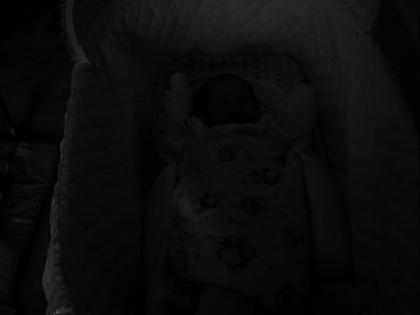
%> input picture MMBEBHE/test1.jpg, 420 x 315 px, shrunk from 663 x 497 before the run, given in place of WhatsApp Image 2022-02-06 at 11.59.51 AM (1).jpeg, which was not available
$ octave DSIHE_Gamma_fusion_new.m   (GNU Octave 9; MATLAB toolbox functions it lacks are replaced by stand-ins)
%> lines starting %> are read from the running program, lines starting %| are printed output that depends on the picture; pictures that were not available may be replaced by others from this repository, and a replacement may not be noted
### Parameters/MeanSquareError.m
function MSE = MeanSquareError(origImg, distImg)
origImg = double(origImg);
distImg = double(distImg);
[M N] = size(origImg);
error = origImg - distImg;
MSE = sum(sum(error .* error)) / (M * N);

### Parameters/PeakSignaltoNoiseRatio.m
function PSNR = PeakSignaltoNoiseRatio(origImg, distImg)
origImg = double(origImg);
distImg = double(distImg);
[M N] = size(origImg);
error = origImg - distImg;
MSE = sum(sum(error .* error)) / (M * N);
if(MSE > 0)
    PSNR = 10*log(255*255/MSE) / log(10);
else
    PSNR = 99;
end

### Parameters/NormalizedCrossCorrelation.m
function NK = NormalizedCrossCorrelation(origImg, distImg)
origImg = double(origImg);
distImg = double(distImg);
NK = sum(sum(origImg .* distImg)) / sum(sum(origImg .* origImg));

### Parameters/AverageDifference.m
function AD = AverageDifference(origImg, distImg)
origImg = double(origImg);
distImg = double(distImg);
[M N] = size(origImg);
error = origImg - distImg;
AD = sum(sum(error)) / (M * N);

### Parameters/StructuralContent.m
function SC = StructuralContent(origImg, distImg)
origImg = double(origImg);
distImg = double(distImg);
SC = sum(sum(origImg .* origImg)) / sum(sum(distImg .* distImg));

### Parameters/MaximumDifference.m
function MD = MaximumDifference(origImg, distImg)
origImg = double(origImg);
distImg = double(distImg);
error = origImg - distImg;
MD = max(max(error));

### Parameters/NormalizedAbsoluteError.m
function NAE = NormalizedAbsoluteError(origImg, distImg)
origImg = double(origImg);
distImg = double(distImg);
error = origImg - distImg;
NAE = sum(sum(abs(error))) / sum(sum(origImg));

### Parameters/DSIHE_Gamma_fusion_new.m
%% Obtain the original image
I = imread("D:\Image Processsing\Matlab Program\Pictures\WhatsApp Image 2022-02-06 at 11.59.51 AM (1).jpeg");
%> I is the input picture: size 315x420x3 uint8; min 0, max 85, mean 11

%% Get histogram of the original image
figure(1)
subplot(2,2,1)
imshow(I);
title('ORIGINAL IMAGE')

%% DSIHE
%% Obtain the original image
[X, Y] = size(I);
%> X = 315; Y = 1260
%% Get histogram of the original image
[H, ~] = imhist(I);
%> H = 256 values, max 32010 at index 8, min 0 at index 54, mean 1550.4
%% Calculate median of the histogram.
[value, lm] = min (abs(H-(X*Y/2)));
%> value = 166440; lm = 8
%% Divide the histogram on the basis of the median in two parts.
H1 = H(1:lm);
%> H1 = [3636; 15933; 13614; 17646; 23787; 20298; 24528; 32010]
H2 = H(lm+1:256);
%> H2 = 248 values, max 31863 at index 3, min 0 at index 46, mean 989.7
%% Equalize each part independently
H1 = H1/sum(H1);
%> H1 = [0.024; 0.105; 0.0899; 0.117; 0.157; 0.134; 0.162; 0.211]
H2 = H2/sum(H2);
%> H2 = 248 values, max 0.13 at index 3, min 0 at index 46, mean 0.00403
%% Combine both sub-images for the processed image
C1 = cumsum(H1);
%> C1 = [0.024; 0.129; 0.219; 0.336; 0.493; 0.627; 0.789; 1]
C2 = cumsum(H2);
%> C2 = 248 values from 0.109 to 1
C1n = uint8(lm * C1);
%> C1n = [0; 1; 2; 3; 4; 5; 6; 8]
C2n = uint8(lm+1 + (255-lm+1)*C2);
%> C2n = 248 values from 36 to 255
img_sum2 = [C1n; C2n];
%> img_sum2 = 256 values from 0 to 255
%% output image of DSIHE
figure(1)
subplot(2,2,2)
imshow(intlut(I,img_sum2));
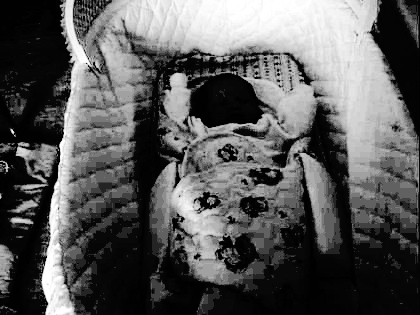
%> displayed picture: size 315x420x3, on the screen's scale of 0 to 255; min 0, max 255, mean 89.6
title("DSIHE IMG")
subplot(3,3,8)
imhist(intlut(I,img_sum2));

%%GAMMA CORRECTION
image=double(I);
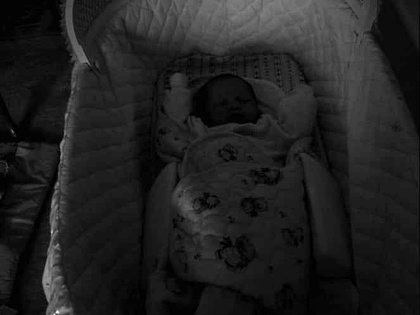
%> image: size 315x420x3 double; min 0, max 85, mean 11; mean of the top-left, top-right, bottom-left and bottom-right quarters 11, 16, 9.3, 7.6; drawn with min black and max white
[r,c]=size(image);
%> r = 315; c = 1260
gamma_c= 1;
out= abs((1*image).^gamma_c);
maxr=max(out(:));
%> maxr = 85
minc=min(out(:));
%> minc = 0
for i=1:r;
  for j=1:c;
    out(i,j)= (255*out(i,j))/ (maxr-minc);

  end
end

%% OUTPUT OF GAMMA CORRECTION
result1= uint8(out);
figure(1)
subplot(2,2,3)
imshow(result1)
title('Gammaa')

%% FUSION
figure(1)
z=intlut(I,img_sum2)+result1;
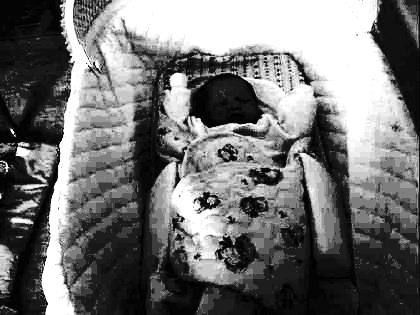
%> z: size 315x420x3 uint8; min 0, max 255, mean 114.4
subplot(2,2,4)
imshow(z)
title('fusion')


%Read Original & Distorted Images
origImg = imread("D:\Image Processsing\Matlab Program\Pictures\WhatsApp Image 2022-02-06 at 11.59.51 AM (1).jpeg");
distImg = intlut(I,img_sum2)+result1;
%If the input image is rgb, convert it to gray image
noOfDim = ndims(origImg);
%> noOfDim = 3
if(noOfDim == 3)
    origImg = rgb2gray(origImg);
end
noOfDim = ndims(distImg);
if(noOfDim == 3)
    distImg = rgb2gray(distImg);
end
%Size Validation
origSiz = size(origImg);
%> origSiz = [315 420]
distSiz = size(distImg);
%> distSiz = [315 420]
sizErr = isequal(origSiz, distSiz);
%> sizErr = true
if(sizErr == 0)
    disp('Error: Original Image & Distorted Image should be of same dimensions');
    return;
end

%Mean Square Error
MSE = MeanSquareError(origImg, distImg);
%> in MeanSquareError, `error = origImg - distImg;`:
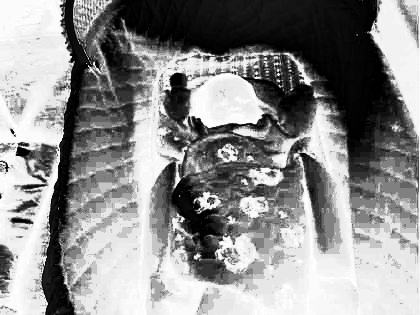
%> error: size 315x420 double; min -236, max 0, mean -103.4; drawn with min black and max white
%> in MeanSquareError, `MSE = sum(sum(error .* error)) / (M * N);`: MSE = 18099.7
%> MSE = 18099.7
disp('Mean Square Error = ');
disp(MSE);
%| 1.8100e+04
%Peak Signal to Noise Ratio
PSNR = PeakSignaltoNoiseRatio(origImg, distImg);
%> in PeakSignaltoNoiseRatio, `PSNR = 10*log(255*255/MSE) / log(10);`: PSNR = 5.55
%> PSNR = 5.55
disp('Peak Signal to Noise Ratio = ');
disp(PSNR);
%| 5.5541
%Normalized Cross-Correlation
NK = NormalizedCrossCorrelation(origImg, distImg);
%> in NormalizedCrossCorrelation, `NK = sum(sum(origImg .* distImg)) / sum(sum(origImg .* origImg));`: NK = 10.3
%> NK = 10.3
disp('MNormalized Cross-Correlation  = ');
disp(NK);
%| 10.297
%Average Difference
AD = AverageDifference(origImg, distImg);
%> in AverageDifference, `AD = sum(sum(error)) / (M * N);`: AD = -103.4
%> AD = -103.4
disp('Average Difference  = ');
disp(AD);
%| -103.41
%Structural Content
SC = StructuralContent(origImg, distImg);
%> in StructuralContent, `SC = sum(sum(origImg .* origImg)) / sum(sum(distImg .* distImg));`: SC = 0.00854
%> SC = 0.00854
disp('Structural Content  = ');
disp(SC);
%| 8.5371e-03
%Maximum Difference
MD = MaximumDifference(origImg, distImg);
%> in MaximumDifference, `MD = max(max(error));`: MD = 0
%> MD = 0
disp('Maximum Difference = ');
disp(MD);
%| 0
%Normalized Absolute Error
NAE = NormalizedAbsoluteError(origImg, distImg);
%> in NormalizedAbsoluteError, `NAE = sum(sum(abs(error))) / sum(sum(origImg));`: NAE = 9.43
%> NAE = 9.43
disp('Normalized Absolute Error = ');
disp(NAE);
%| 9.4300

%%Measure of MS SSIM
I_3 = imnoise(distImg,'salt & pepper',0.05);
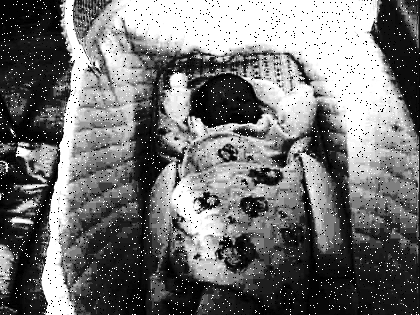
%> I_3: size 315x420 uint8; min 0, max 255, mean 115.1
%> (the run ends here)
